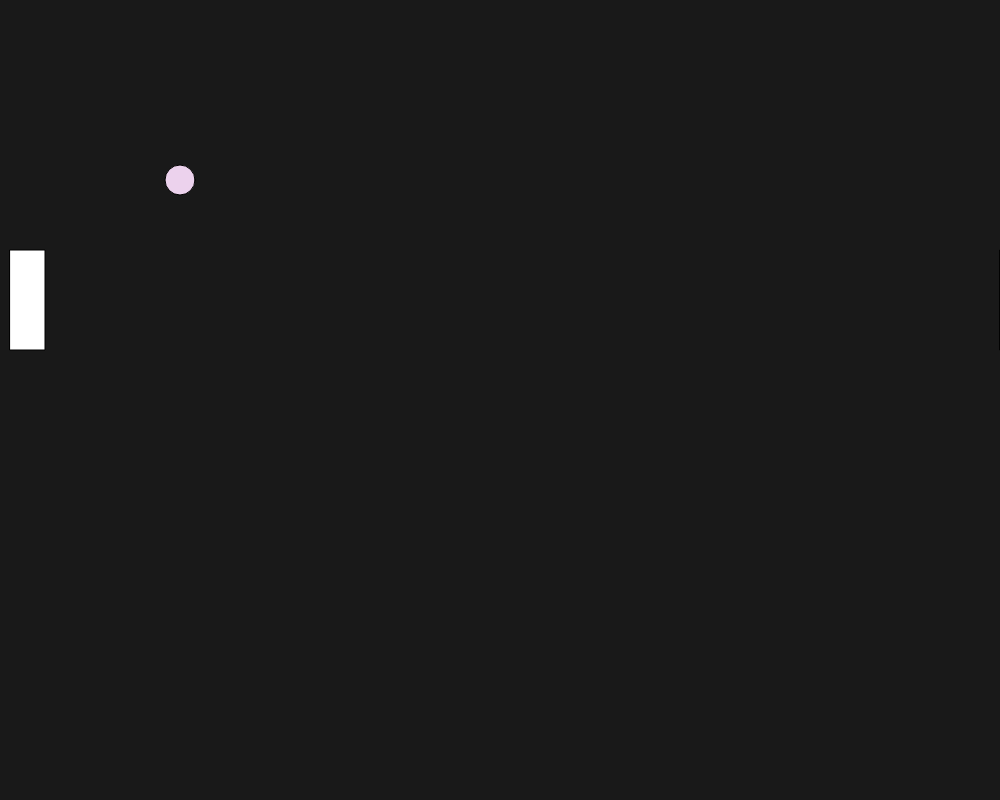
Frame 1 (no input)
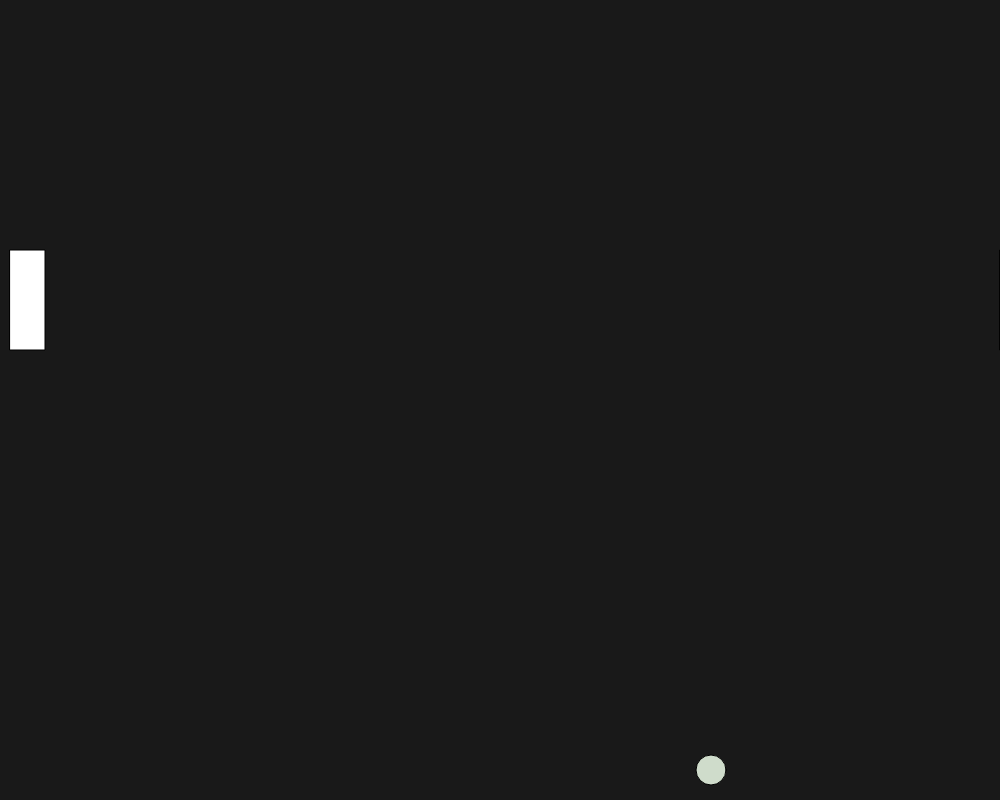
Frame 60 (no input)
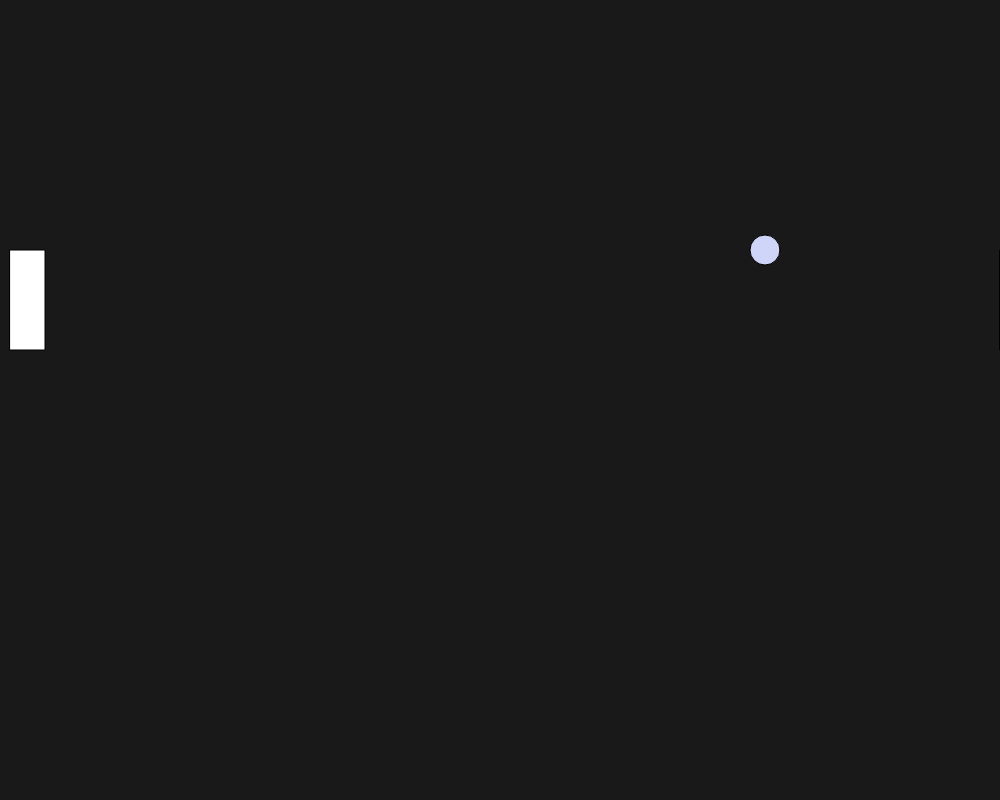
Frame 120 (the mouse pressed at the canvas centre since frame 60)

The p5.js sketch that drew these frames (run headless with seeded random() and noise() and a simulated clock; from frame 60 on, the mouse is pressed at the canvas centre):

// p5.js sketch
// ── sketch.js
var x = 180;
var y = 180;
var xspeed = 9;
var yspeed = 10;

var rect1y = 250;
var rect2y = 250;


function setup() {
  createCanvas(windowWidth-200, windowHeight-200);
 
}

function draw() {
  background (25);
  fill('white');
  rect(10, rect1y, 35, 100);
  rect(1000, rect2y, 35, 100);
    
    //distance from center of the screen
    var d = dist(windowWidth/2, windowHeight/2, mouseX, mouseY);

     fill (random(200, 250), random(200, 250), random(200, 250));
      ellipse (x, y, 30, 30);

     //bouncing horizontally
      x = x + xspeed;
      
     if (x > width || x < 0) {
         xspeed = -xspeed;
     }

     //bouncing veritcally
      y = y + yspeed;

     if (y > height || y < 0) {
           yspeed = -yspeed;
      }

if (keyIsDown(UP_ARROW)){
    rect2y -=10;
}

if (keyIsDown(DOWN_ARROW) && rect2y<=height-200){
    rect2y +=10;
}

}
